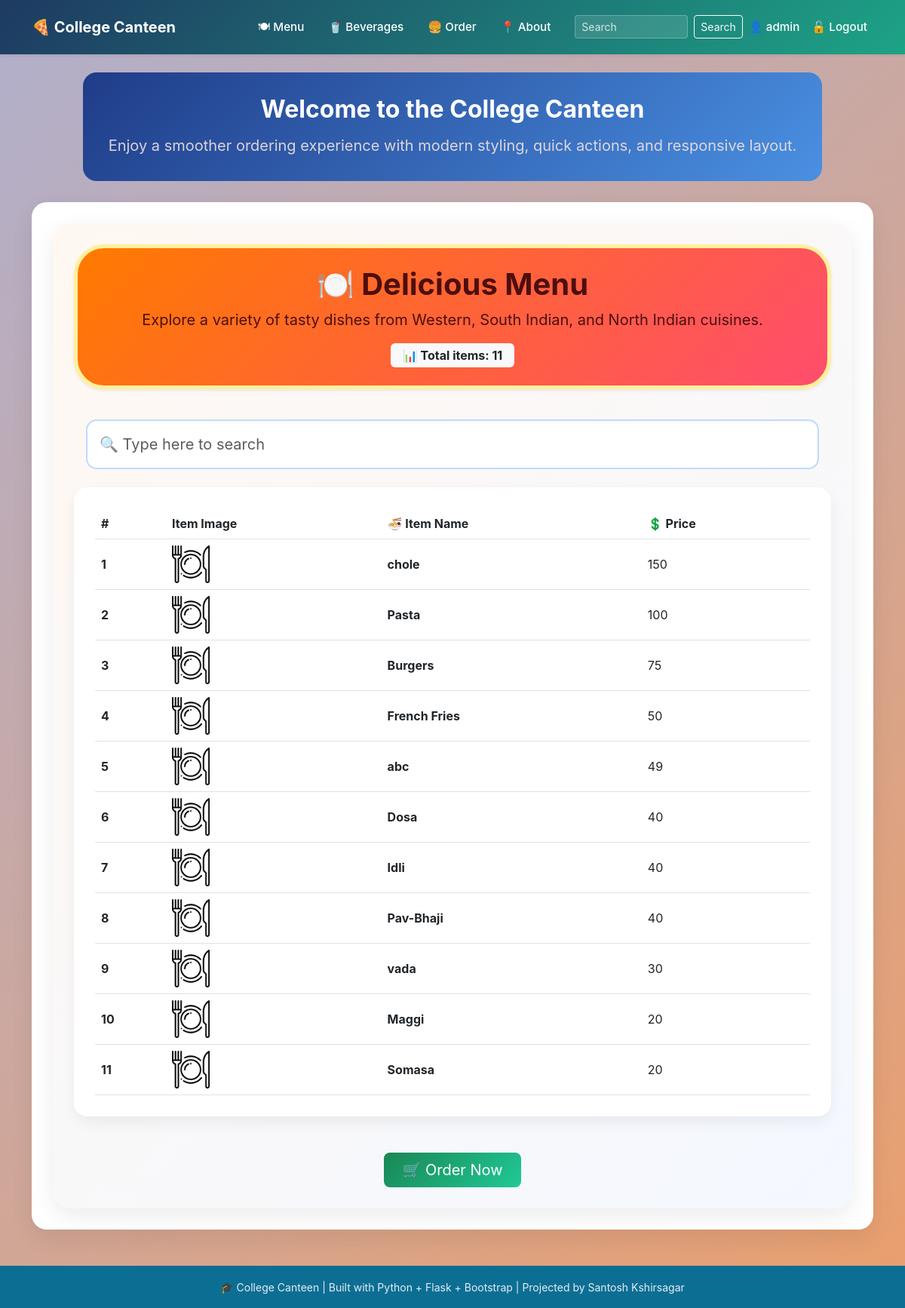
/menu (signed in), run on the app's committed database.
### tables this page shows
CREATE TABLE menus
                 (id INTEGER PRIMARY KEY AUTOINCREMENT,
                 name TEXT NOT NULL,
                 price INTEGER NOT NULL, photo TEXT DEFAULT 'default.png');

### app.py (the view)
@app.route("/menu")
def menu():
    conn = get_db_menus()
    menus = conn.execute('SELECT * FROM menus ORDER BY price DESC').fetchall()
    conn.close()
    return render_template('menu.html', menus=menus)

### database.py (called while the page is built)
def get_db():
    conn = sqlite3.connect(DB_PATH)
    conn.row_factory = sqlite3.Row
    return conn

### templates/menu.html (shortened to what this page needs)
{% extends "base.html" %}
{% block content %}
<div class="menu-page card-hover">
  <div class="card hero-card shadow-sm mb-4">
    <div class="card-body text-center py-4">
      <h1 class="fw-bold mb-2">🍽️ Delicious Menu</h1>
      <p class="mb-0 fs-5">Explore a variety of tasty dishes from Western, South Indian, and North Indian cuisines.</p>
      <div class="mt-3">
        <span class="badge bg-light text-dark fs-6 px-3 py-2">📊 Total items: {{ menus|length }}</span>
      </div>
    </div>
  </div>
  <div class="card-hover p-3">
    <input type="text" id="searchInput" class="form-control form-control-lg search-box" placeholder="🔍 Type here to search">
  </div>
  <div class="card table-card">
    <div class="card-body card-hover">
      <table class="table table-hover mb-0 align-middle">
        <thead>
          <tr>
            <th scope="col">#</th>
            <th> Item Image</th>
            <th>🍜 Item Name</th>
            <th>💲 Price</th>
          </tr>
        </thead>
        <tbody id="tablebody">
          {% for item in menus %}
            <tr data-name="{{ item.name|lower }}">
              <th scope="row">{{ loop.index }}</th>
              <td>
                <div class="d-flex align-items-center">
                  <img src="{{ url_for('static', filename='uploads/' ~ (item.photo if item.photo and item.photo not in ['defult.png', 'default.png'] else 'icon.png')) }}"
                       class="img-fluid" style="max-height:50px; max-width:60px; object-fit:cover;"
                       alt="{{ item.name }}">
                </div>
              </td>
              <td class="fw-bold">{{ item.name }}</td>
              <td>{{ item.price }}</td>
            </tr>
          {% endfor %}
        </tbody>
      </table>
    </div>
  </div>
  <div class="text-center mt-5">
    <a href="{{ url_for('order') }}" class="btn btn-custom btn-lg px-4">🛒 Order Now</a>
  </div>
</div>
{% endblock %}

### templates/base.html (style rules this page uses)
html, body { min-height: 100%; }
body { margin: 0; background: linear-gradient(135deg, #7876a794 0%, #dd63129d 100%); color: #1d2540; font-family: Inter, system-ui, -apple-system, BlinkMacSystemFont, "Segoe UI", sans-serif; display: flex; flex-direction: column; overflow-x: hidden; -webkit-overflow-scrolling: touch; }
.content-card .card-body { padding: 1.75rem; }
.card-hover { transition: transform 0.25s ease, box-shadow 0.25s ease, border-color 0.25s ease; }
:root { --brand: #0d6e94; }

### templates/menu.html (style rules this page uses)
.menu-page { background: linear-gradient(135deg, #fff8f2 0%, #f4f8ff 100%); border-radius: 24px; padding: 28px; box-shadow: 0 10px 30px rgba(0, 0, 0, 0.08); }
.hero-card { background: linear-gradient(135deg, #ff7a00 0%, #ff4d6d 100%); color: rgb(78, 14, 14); border: 5px solid rgb(255, 240, 155); border-radius: 40px; }
.search-box { border-radius: 14px; border: 2px solid #bfdbff; padding: 16px; box-shadow: inset 0 1px 2px rgba(0,0,0,0.03); }
.table-card { border: none; border-radius: 18px; overflow: hidden; box-shadow: 0 8px 20px rgba(0, 0, 0, 0.06); }
.table thead { background: linear-gradient(135deg, #0d6efd 0%, #4f46e5 100%); color: white; }
.btn-custom { background: linear-gradient(135deg, #198754 0%, #20c997 100%); color: white; border: none; transition: transform 0.2s ease, box-shadow 0.2s ease; }

### data on the page
menus: name "chole", price "150"
menus: name "Pasta", price "100"
menus: name "Burgers", price "75"
menus: name "French Fries", price "50"
menus: name "abc", price "49"
menus: name "Dosa", price "40"
menus: name "Idli", price "40"
menus: name "Pav-Bhaji", price "40"
menus: name "vada", price "30"
menus: name "Maggi", price "20"
menus: name "Somasa", price "20"

### other printed values
{{ session.name }} "admin"
{{ menus|length }} "11"
